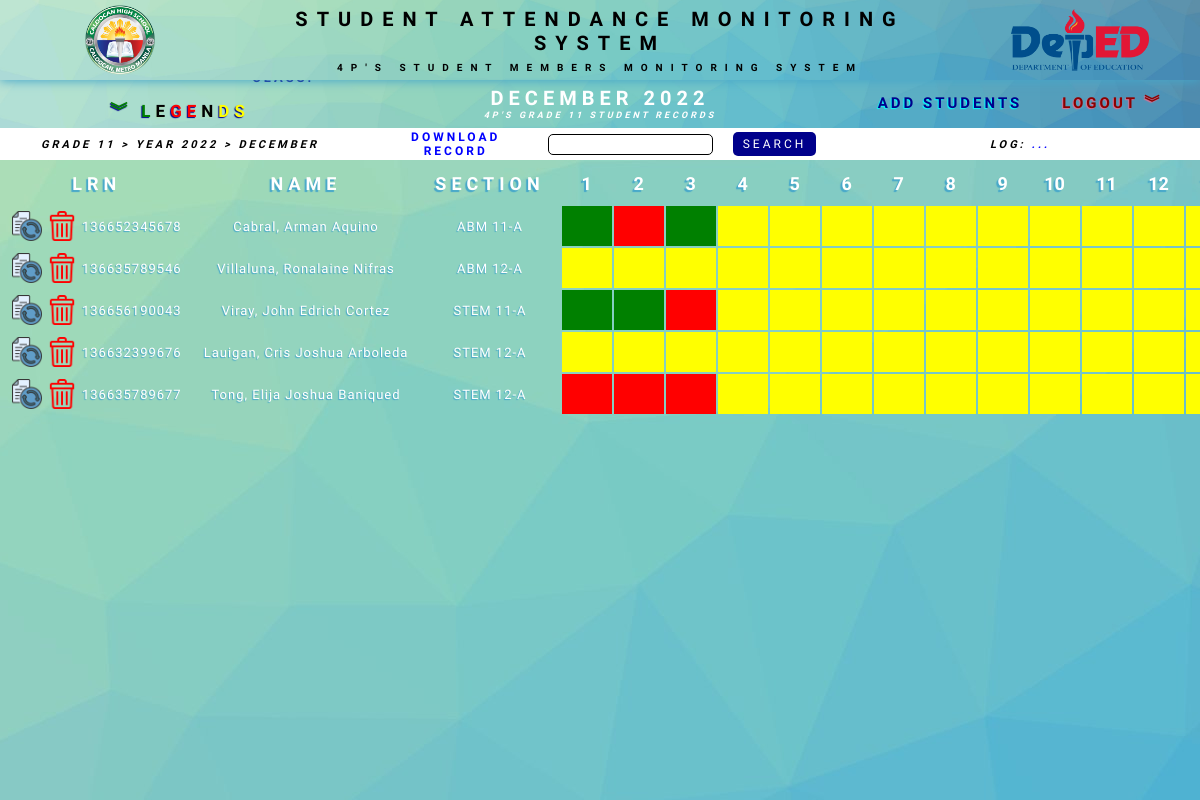
Screenshot of /grade11/grade11december2022_searchStudent.php (signed in) with the database file from the repository.
### tables this page shows
CREATE TABLE `grade11_december2022` (
  `month_id` int(20) NOT NULL,
  `lrn` varchar(12) NOT NULL,
  `student_name` varchar(50) NOT NULL,
  `section` varchar(20) NOT NULL,
  `1` varchar(20) NOT NULL,
  `2` varchar(20) NOT NULL,
  `3` varchar(20) NOT NULL,
  `4` varchar(20) NOT NULL,
  `5` varchar(20) NOT NULL,
  `6` varchar(20) NOT NULL,
  `7` varchar(20) NOT NULL,
  `8` varchar(20) NOT NULL,
  `9` varchar(20) NOT NULL,
  `10` varchar(20) NOT NULL,
  `11` varchar(20) NOT NULL,
  `12` varchar(20) NOT NULL,
  `13` varchar(20) NOT NULL,
  `14` varchar(20) NOT NULL,
  `15` varchar(20) NOT NULL,
  `16` varchar(20) NOT NULL,
  `17` varchar(20) NOT NULL,
  `18` varchar(20) NOT NULL,
  `19` varchar(20) NOT NULL,
  `20` varchar(20) NOT NULL,
  `21` varchar(20) NOT NULL,
  `22` varchar(20) NOT NULL,
  `23` varchar(20) NOT NULL,
  `24` varchar(20) NOT NULL,
  `25` varchar(20) NOT NULL,
  `26` varchar(20) NOT NULL,
  `27` varchar(10) NOT NULL,
  `28` varchar(10) NOT NULL,
  `29` varchar(10) NOT NULL,
  `30` varchar(10) NOT NULL,
  `31` varchar(10) NOT NULL,
  `school_days` int(10) NOT NULL,
  `present_total` int(10) NOT NULL,
  `absent_total` int(10) NOT NULL,
  `attendance_rate` float NOT NULL,
  `created` timestamp NOT NULL DEFAULT current_timestamp()
);

### databaseConnection.php (called while the page is built)
<?php
    function databaseConnection() {
        $dbHost = 'localhost';
        $dbName = 'samsdb';
        $dbUsername = 'root';
        $dbPassword = '';
        $connection = mysqli_connect($dbHost,$dbUsername,$dbPassword,$dbName);
        return $connection;
    }
?>

### grade11/grade11december2022_searchStudent.php (the view, shortened to what this page needs)
<?php
require_once "../databaseConnection.php";
$userSearch = htmlentities($_GET['userSearch']);
$messageUpdate = $_SESSION['messageUpdate'];
$searchStudentSql = "SELECT * FROM grade11_december2022 WHERE section LIKE '%$userSearch%' || student_name LIKE '%$userSearch%' || lrn LIKE '%$userSearch%' ORDER BY section";
$initiateSearchStudentSql = mysqli_query(databaseConnection(), $searchStudentSql);
$searchStudentRow = mysqli_fetch_assoc($initiateSearchStudentSql);
$classDays = array();
?>
<!DOCTYPE html>
<html lang="en">
<head>
   <link rel="stylesheet" href="../styles/mainAttendanceUI.css?v=<?php echo time(); ?>">
   <link rel="stylesheet" href="../styles/header-footer.css?v=<?php echo time(); ?>">
   <link rel="stylesheet" href="../styles/popups.css?v=<?php echo time(); ?>">
</head>
<body>
   <header>
      <div class="calLogo">
         <div>
            <img src="../assets/calHigh.png" alt="Caloocan Highschool Logo">
         </div>
      </div>
      <div class="title">
         <h2>Student Attendance Monitoring System</h2>
         <h5>4P's Student Members Monitoring System</h5>
      </div>
      <div class="depEdLogo">
         <div>
            <img src="../assets/depEd.png" alt="DepEd Logo">
         </div>
      </div>
   </header>
   <section class="nav">
      <div class="legend">
         <div>
            <div class="present">
               <h2>present:</h2>
               <h3 class="color present">#P#</h3>
            </div>
            <div class="absent">
               <h2>absent:</h3>
                  <h3 class="color absent">#A#</h3>
            </div>
            <div class="schoolDays">
               <h2>No Class:</h2>
               <h3 class="color schoolDays">NC#</h3>
            </div>
         </div>
         <h1><span class="green">︾ L</span>e<span class="red">ge</span>n<span class="yellow">ds</span></h1>
      </div>
      <div class="title">
         <h6 class="adminLogged">Admin : <span><?php echo $_SESSION['username']; ?></span></h6>
         <div>
            <h3>december 2022</h3>
            <h6>4p's Grade 11 Student Records</h6>
         </div>
      </div>
      <div class="navigate">
         <div>
            <h2 class="dashboard">
               <a href="../adminDashboard/admin_dashboard-gradeLevel.php">portal</a>
            </h2>
         </div>
         <div>
            <h2 class="addStudents"><a href="../studentAttendance/addStudents.php">
                  Add students</a>
            </h2>
            <h2 class="logout">
               <a href="../logout.php">logout ︾</a>
            </h2>
         </div>
      </div>
   </section>
   <section class="log">
      <h3><a href="../adminDashboard/admin_dashboard-gradeLevel.php">Grade 11 > </a><a href="../adminDashboard/admin_dashboard-grade11year2022.php">Year 2022 ></a><a href="grade11december2022.php"> december </a>
      </h3>
      <form action="grade11december2022_searchStudent.php" method="GET">
         <h3 class="downloadExcel" id="downloadExcel">
            <a href="../downloadRecord.php">Download Record</a>
         </h3>
         <input name="userSearch" type="text">
         <button type="submit">Search</button>
      </form>
      <h3 id="log">Log: <span><?php
                              if ($messageUpdate == "") {
                                 echo "...";
                              } else {
                                 echo "$messageUpdate";
                              }
                              ?></span>
      </h3>
   </section>
   <section class="main">
      <table id="studentRecords">
         <tr class="tableHeader">
            <th class="otherInfo">LRN</th>
            <th class="otherInfo">Name</th>
            <th class="otherInfo">Section</th>
            <th class="monthDays">1</th>
            <th class="monthDays">2</th>
            <th class="monthDays">3</th>
            <th class="monthDays">4</th>
            <th class="monthDays">5</th>
            <th class="monthDays">6</th>
            <th class="monthDays">7</th>
            <th class="monthDays">8</th>
            <th class="monthDays">9</th>
            <th class="monthDays">10</th>
            <th class="monthDays">11</th>
            <th class="monthDays">12</th>
            <th class="monthDays">13</th>
         </tr>
         <?php do {
            if ($searchStudentRow == 0) {
               echo "   <td class='noData' colspan = '38'>
                 No data to display here, please add students ...
                 </td>";
            } else {
         ?>
               <form action="../studentAttendance/saveStudentAttendance.php?ID=<?php echo  $searchStudentRow['lrn']; ?>" method="post" name="studentAttendanceRecord">
                  <tr>
                     <td class="studentInfo lrn">
                        <button type="submit" name="saveAttendance">
                           <img src="../assets/update.png">
                        </button>
                        <a onclick="openAttendanceDeletePopup('<?php echo $searchStudentRow['lrn'];  ?>')">
                           <img src="../assets/delete.png">
                        </a>
                        <?php echo $searchStudentRow['lrn']; ?>
                     </td>
                     <td class="studentInfo"><?php echo $searchStudentRow['student_name']; ?></td>
                     <td class="studentInfo"><?php echo $searchStudentRow['section']; ?></td>
                     <td class="classDays classDay01">
                     </td>
                     <td class="classDays classDay2">
                     </td>
                     <td class="classDays classDay3">
                     </td>
                     <td class="classDays classDay4">
                     </td>
                     <td class="classDays classDay5">
                     </td>
                     <td class="classDays classDay6">
                     </td>
                     <td class="classDays classDay7">
                     </td>
                     <td class="classDays classDay8">
                     </td>
                     <td class="classDays classDay9">
                     </td>
                     <td class="classDays classDay10">
                     </td>
                     <td class="classDays classDay11">
                     </td>
                     <td class="classDays classDay12">
                     </td>
                     <td class="classDays classDay13">
                     </td>
                  </tr>
               </form>
               <?php
               array_push($classDays, $searchStudentRow['1']);
               array_push($classDays, $searchStudentRow['2']);
               array_push($classDays, $searchStudentRow['3']);
               array_push($classDays, $searchStudentRow['4']);
               array_push($classDays, $searchStudentRow['5']);
               array_push($classDays, $searchStudentRow['6']);
               array_push($classDays, $searchStudentRow['7']);
               array_push($classDays, $searchStudentRow['8']);
               array_push($classDays, $searchStudentRow['9']);
               array_push($classDays, $searchStudentRow['10']);
               array_push($classDays, $searchStudentRow['11']);
               array_push($classDays, $searchStudentRow['12']);
               array_push($classDays, $searchStudentRow['13']);
               array_push($classDays, $searchStudentRow['14']);
               array_push($classDays, $searchStudentRow['15']);
               array_push($classDays, $searchStudentRow['16']);
               array_push($classDays, $searchStudentRow['17']);
               array_push($classDays, $searchStudentRow['18']);
               array_push($classDays, $searchStudentRow['19']);
               array_push($classDays, $searchStudentRow['20']);
               array_push($classDays, $searchStudentRow['21']);
               array_push($classDays, $searchStudentRow['22']);
               array_push($classDays, $searchStudentRow['23']);
               array_push($classDays, $searchStudentRow['24']);
               array_push($classDays, $searchStudentRow['25']);
               array_push($classDays, $searchStudentRow['26']);
               array_push($classDays, $searchStudentRow['27']);
               array_push($classDays, $searchStudentRow['28']);
               array_push($classDays, $searchStudentRow['29']);
               array_push($classDays, $searchStudentRow['30']);
               array_push($classDays, $searchStudentRow['31']);
               ?>
         <?php
            }
         } while ($searchStudentRow = mysqli_fetch_assoc($initiateSearchStudentSql)) ?>
      </table>
   </section>
</body>
</html>

### styles/header-footer.css (style rules this page uses)
header { justify-content: center; display: flex; position: fixed; height: 10vh; width: 100%; box-shadow: 0px 1px 3px rgba(70, 167, 202, 1); background-image: url("../assets/bg01.jpg"); background-repeat: no-repeat; background-size: cover; background-position: center; z-index: 5; }
header div { height: 100%; }
.calLogo { width: 20%; display: flex; justify-content: center; }
.calLogo div img { height: 100%; width: 100%; padding: 6%; }
.title { font-family: "Tomorrow", sans-serif; text-transform: uppercase; width: 60%; display: flex; text-align: center; flex-direction: column; align-items: center; justify-content: center; }
.title h2 { font-size: 25px; letter-spacing: 10px; }
.title h5 { font-size: 13px; letter-spacing: 10px; padding-top: 7px; }
.depEdLogo { width: 20%; display: flex; justify-content: center; }
.depEdLogo div img { height: 100%; width: 100%; padding: 6%; }
@media screen and (max-width: 1520px) { .title h2 { font-size: 20px; } }
@media screen and (max-width: 1520px) { .title h5 { font-size: 10px; padding-top: 7px; } }
@media screen and (max-width: 1335px) { .title h2 { letter-spacing: 9px; } }
@media screen and (max-width: 1335px) { .title h5 { letter-spacing: 8px; } }

### styles/popups.css (style rules this page uses)
* { box-sizing: border-box; padding: 0; margin: 0; }

### rows the page displays
grade11_december2022: lrn "136652345678", student_name "Cabral, Arman Aquino", section "ABM 11-A"
grade11_december2022: lrn "136635789546", student_name "Villaluna, Ronalaine Nifras", section "ABM 12-A"
grade11_december2022: lrn "136656190043", student_name "Viray, John Edrich Cortez", section "STEM 11-A"
grade11_december2022: lrn "136632399676", student_name "Lauigan, Cris Joshua Arboleda", section "STEM 12-A"
grade11_december2022: lrn "136635789677", student_name "Tong, Elija Joshua Baniqued", section "STEM 12-A"
